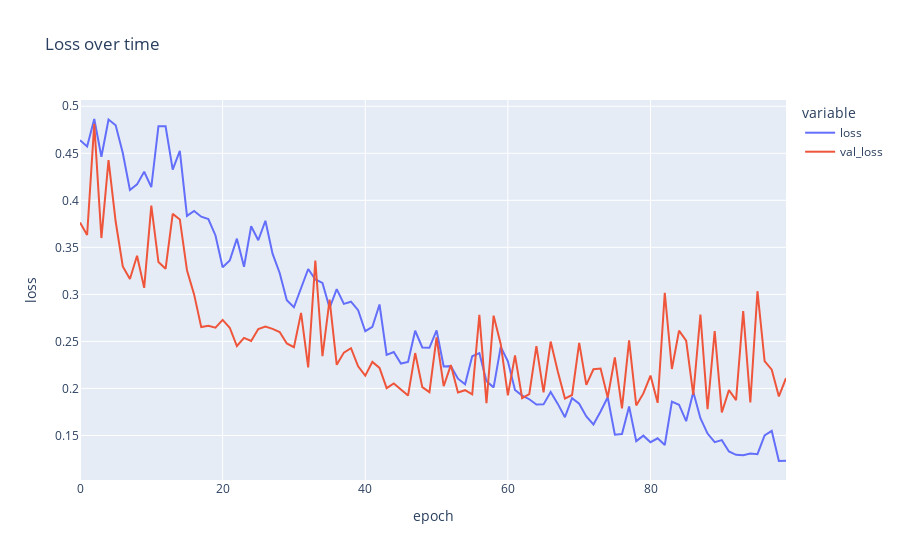

The cell this chart's notebook holds for it:
### Code cell
px.line(
    pd.DataFrame(hist.history),
    y=['loss', 'val_loss'],
    labels={'index': 'epoch', 'value': 'loss'},
    title='Loss over time',
).show()
